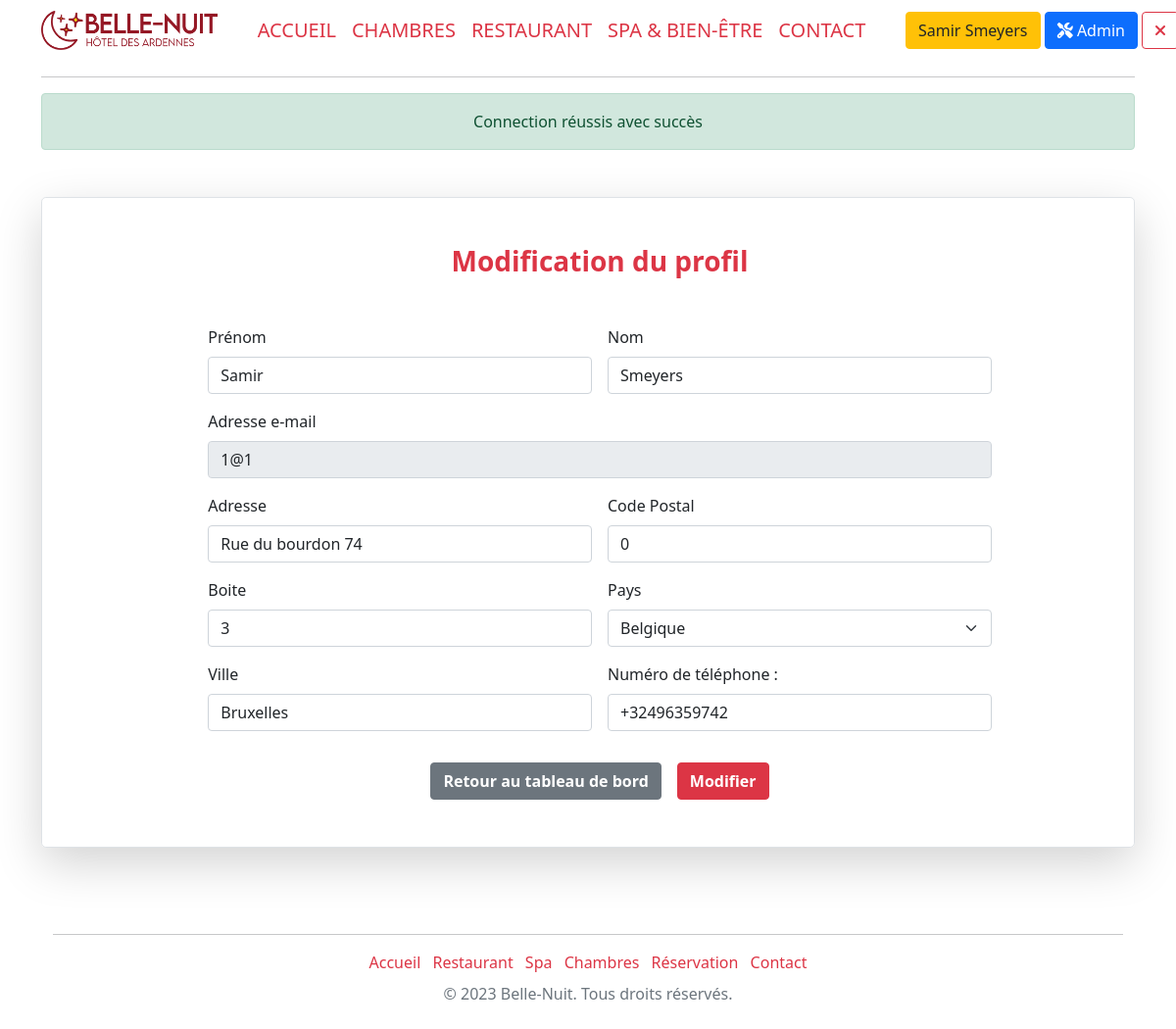
Page /profil (signed in) on the committed database.
### tables this page shows
CREATE TABLE `account` (
  `acc_id` int(11) NOT NULL,
  `acc_name` varchar(30) NOT NULL,
  `acc_surname` varchar(30) NOT NULL,
  `acc_address` varchar(120) NOT NULL,
  `acc_addressbox` int(11) NOT NULL,
  `acc_city` varchar(20) NOT NULL,
  `acc_codepostal` mediumint(9) NOT NULL,
  `acc_id_country` int(11) NOT NULL,
  `acc_phone` varchar(20) NOT NULL,
  `acc_email` varchar(255) NOT NULL,
  `acc_password` varchar(128) NOT NULL,
  `acc_code_activation` varchar(32) NOT NULL,
  `acc_admin` tinyint(1) NOT NULL,
  `acc_active` tinyint(1) NOT NULL
);

CREATE TABLE `country` (
  `country_id` int(11) NOT NULL,
  `country_code` varchar(2) DEFAULT NULL,
  `country_fr` varchar(100) DEFAULT NULL,
  `country_en` varchar(100) NOT NULL
);

### controllers/BackController.php (called while the page is built, shortened)
<?php
require_once("models/FrontManager.model.php");
require_once("models/AdminManager.model.php");
class BackController{
    private $frontManager;
    private $adminManager;
    public function __construct(){
        $this->frontManager = new FrontManager();
        $this->adminManager = new AdminManager();
    }
    private function genererPage($data){
        extract($data);
        require_once($view);
    }
    public function profil(){
        $data_page = [
            "page_description" => " Page de Profil",
            "page_title" => "",
            "countrys" => $this->frontManager->getCountryList(),
            "profil" => $this->adminManager->getProfil($_SESSION['idAccount']),
            "view" => "views/main/back/profil.view.php",
            "template" => "views/main/common/__template_front.php"
        ];
        $this->genererPage($data_page);
    }
}

### models/Model.class.php (called while the page is built, shortened)
<?php
abstract class Model{
    private static $pdo;
    private static function setBdd(){
        self::$pdo = new PDO("mysql:host=localhost;dbname=hotel;charset=utf8", "root", "");
        self::$pdo->setAttribute(PDO::ATTR_ERRMODE, PDO::ERRMODE_WARNING);
    }
    protected function getBdd(){
        return self::$pdo;
    }
}

### models/AdminManager.model.php (called while the page is built, shortened)
<?php
require_once("Model.class.php");
class AdminManager extends Model
{
    public function getProfil($idAccount)
    {
        $stmt = $this->getBdd()->prepare('
        SELECT  *
        FROM `account`
        WHERE `acc_id`=  :idAccount LIMIT 1');
        $stmt->bindValue(":idAccount", $idAccount);
        $stmt->execute();
        $profil = $stmt->fetch(PDO::FETCH_ASSOC);
        return $profil;
    }
}

### models/FrontManager.model.php (called while the page is built, shortened)
<?php
require_once("Model.class.php");
class FrontManager extends Model
{
    public function getCountryList()
    {
        $stmt = $this->getBdd()->prepare('
        SELECT country_id, country_fr
        FROM country');
        $stmt->execute();
        $countrys = $stmt->fetchAll(PDO::FETCH_ASSOC);
        return $countrys;
    }
}

### views/main/back/profil.view.php (the view)
<div class="container my-5">
    <div class="row p-4 pb-0 pe-lg-0 pt-lg-5 align-items-center rounded-3 border shadow-lg">
        <div class="text-start ">
                <form class="w-75 mx-auto pb-5" method="post">
                    <h1 class="h3 mb-5 fw-normal text-center text-danger fw-bolder">Modification du profil</h1>
                    <div class="row g-3">
                        <div class="col-sm-6">
                            <label for="surname" class="form-label">Prénom</label>
                            <input type="text" class="form-control" id="surname"
                                   value="<?= $profil['acc_surname'] ?>" name="surname" required>
                        </div>
                        <div class="col-sm-6">
                            <label for="Name" class="form-label">Nom</label>
                            <input type="text" class="form-control" id="Name" value="<?= $profil['acc_name'] ?>"
                                   name="name" required>
                        </div>
                        <div class="col-12">
                            <label for="email" class="form-label">Adresse e-mail</label>
                            <input type="email" class="form-control" id="email" name="email" disabled
                                   value="<?= $profil['acc_email'] ?>">
                        </div>
                        <div class="col-6">
                            <label for="address" class="form-label">Adresse</label>
                            <input type="text" class="form-control" id="address" name="address"
                                   value="<?= $profil['acc_address'] ?>" required>
                        </div>
                        <div class="col-6">
                            <label for="codePostal" class="form-label">Code Postal</label>
                            <input type="text" class="form-control"  value="<?= $profil['acc_codepostal'] ?> " id="codePostal" name="codePostal" required>
                        </div>
                        <div class="col-6">
                            <label for="box" class="form-label">Boite</label>
                            <input type="text" class="form-control" id="box" name="box"  value="<?= $profil['acc_addressbox'] ?>" required>
                        </div>
                        <div class="col-6">
                            <label for="country" class="form-label">Pays</label>
                            <select class="form-select" id="country" name="country" required>
                                <?php
                                foreach ($countrys as $country) {
                                    echo '<option value="' . $country['country_id'] . '"' . (($country['country_id'] == $profil['acc_id_country']) ? ' selected' : '') . '>' . $country['country_fr'] . '</option>';
                                }
                                ?>
                            </select>
                        </div>
                        <div class="col-6">
                            <label for="city" class="form-label">Ville</label>
                            <input type="text" class="form-control" id="city" value="<?= $profil['acc_city'] ?>"
                                   name="city" required>
                        </div>
                        <div class="col-6">
                            <label for="tel" class="form-label">Numéro de téléphone :</label>
                            <input type="tel" class="form-control" name="phone" id="phone" value="<?= $profil['acc_phone'] ?>" placeholder="+32 123456789" pattern="^[+][0-9]{1,4}[0-9]{4,}$" required>
                        </div>
                        <div class="d-flex justify-content-center">
                            <a class="mt-3 btn btn-secondary mx-2 fw-bolder text-center" href="dashboard">Retour au tableau de bord</a>
                            <button class="mt-3 btn btn-danger mx-2 fw-bolder text-center" type="submit" name="btnEdit">Modifier</button>
                        </div>
                </form>
        </div>
    </div>
</div>

### rows in the picture
account: surname "Samir", name "Smeyers", email "1@1", address "Rue du bourdon 74", codePostal "0", box "3", country "Belgique", city "Bruxelles", phone "+32496359742"

### other values in the picture
$_SESSION["surname"] "Samir"
$_SESSION["name"] "Smeyers"
$_SESSION['alert']['message'] "Connection réussis avec succès"
